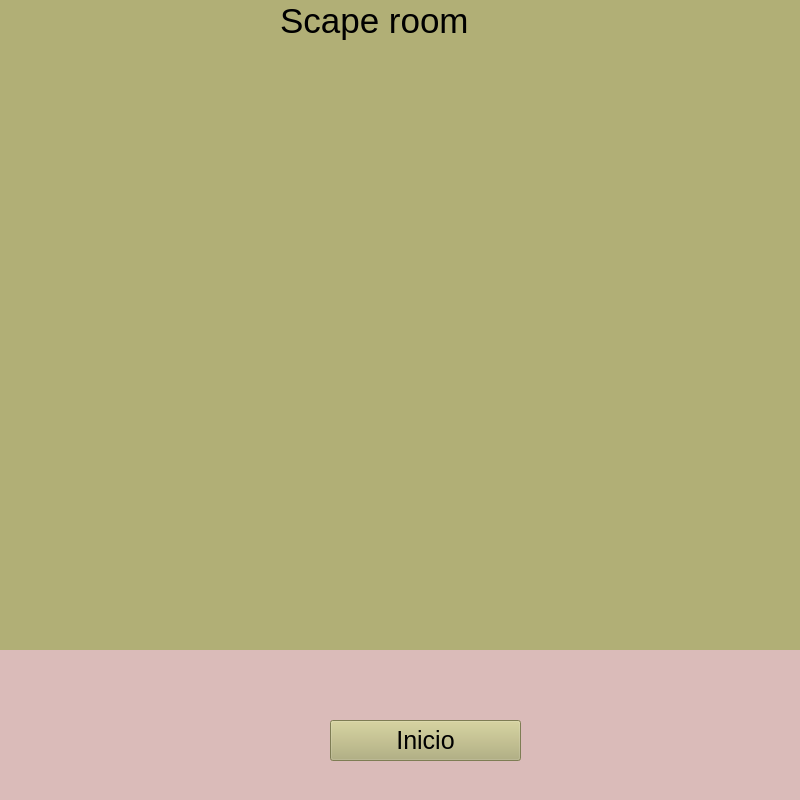
<?xml version="1.0" encoding="UTF-8"?>
<ui version="4.0">
 <class>MainWindow</class>
 <widget class="QMainWindow" name="MainWindow">
  <property name="geometry">
   <rect>
    <x>0</x>
    <y>0</y>
    <width>800</width>
    <height>800</height>
   </rect>
  </property>
  <property name="minimumSize">
   <size>
    <width>800</width>
    <height>800</height>
   </size>
  </property>
  <property name="maximumSize">
   <size>
    <width>800</width>
    <height>800</height>
   </size>
  </property>
  <property name="windowTitle">
   <string>teste</string>
  </property>
  <property name="styleSheet">
   <string notr="true">background-color: #B1AF76;</string>
  </property>
  <widget class="QWidget" name="centralwidget">
   <widget class="QLabel" name="lbprincipal">
    <property name="geometry">
     <rect>
      <x>280</x>
      <y>0</y>
      <width>251</width>
      <height>41</height>
     </rect>
    </property>
    <property name="font">
     <font>
      <pointsize>-1</pointsize>
     </font>
    </property>
    <property name="styleSheet">
     <string notr="true">font-size:35px
;</string>
    </property>
    <property name="text">
     <string>Scape room</string>
    </property>
   </widget>
   <widget class="QPushButton" name="start">
    <property name="geometry">
     <rect>
      <x>330</x>
      <y>720</y>
      <width>191</width>
      <height>41</height>
     </rect>
    </property>
    <property name="cursor">
     <cursorShape>PointingHandCursor</cursorShape>
    </property>
    <property name="styleSheet">
     <string notr="true">font-size:25px;</string>
    </property>
    <property name="text">
     <string>Inicio</string>
    </property>
    <property name="flat">
     <bool>false</bool>
    </property>
   </widget>
   <widget class="QLabel" name="first_dic">
    <property name="geometry">
     <rect>
      <x>0</x>
      <y>650</y>
      <width>811</width>
      <height>61</height>
     </rect>
    </property>
    <property name="styleSheet">
     <string notr="true">background-color: #DABBB9;
font-size: 15px;
text-align: center;</string>
    </property>
    <property name="text">
     <string/>
    </property>
    <property name="wordWrap">
     <bool>true</bool>
    </property>
   </widget>
   <widget class="QPushButton" name="computer">
    <property name="geometry">
     <rect>
      <x>50</x>
      <y>330</y>
      <width>61</width>
      <height>51</height>
     </rect>
    </property>
    <property name="styleSheet">
     <string notr="true">background-color:#313F6E;</string>
    </property>
    <property name="text">
     <string/>
    </property>
    <property name="flat">
     <bool>true</bool>
    </property>
   </widget>
   <widget class="QLabel" name="label_2">
    <property name="geometry">
     <rect>
      <x>0</x>
      <y>0</y>
      <width>800</width>
      <height>700</height>
     </rect>
    </property>
    <property name="sizePolicy">
     <sizepolicy hsizetype="Preferred" vsizetype="Preferred">
      <horstretch>0</horstretch>
      <verstretch>0</verstretch>
     </sizepolicy>
    </property>
    <property name="minimumSize">
     <size>
      <width>800</width>
      <height>700</height>
     </size>
    </property>
    <property name="maximumSize">
     <size>
      <width>800</width>
      <height>700</height>
     </size>
    </property>
    <property name="text">
     <string/>
    </property>
    <property name="pixmap">
     <pixmap>imgs/fundo.png</pixmap>
    </property>
    <property name="scaledContents">
     <bool>true</bool>
    </property>
   </widget>
   <widget class="QPushButton" name="book">
    <property name="geometry">
     <rect>
      <x>0</x>
      <y>396</y>
      <width>31</width>
      <height>51</height>
     </rect>
    </property>
    <property name="styleSheet">
     <string notr="true">background-color:#D4C098;
</string>
    </property>
    <property name="text">
     <string/>
    </property>
    <property name="flat">
     <bool>true</bool>
    </property>
   </widget>
   <widget class="QLabel" name="label">
    <property name="geometry">
     <rect>
      <x>0</x>
      <y>660</y>
      <width>801</width>
      <height>151</height>
     </rect>
    </property>
    <property name="styleSheet">
     <string notr="true">background-color:#DABBB9;</string>
    </property>
    <property name="text">
     <string/>
    </property>
   </widget>
   <widget class="QPushButton" name="mirror_tip">
    <property name="geometry">
     <rect>
      <x>390</x>
      <y>240</y>
      <width>41</width>
      <height>81</height>
     </rect>
    </property>
    <property name="text">
     <string/>
    </property>
    <property name="flat">
     <bool>true</bool>
    </property>
   </widget>
   <widget class="QPushButton" name="keys_win">
    <property name="geometry">
     <rect>
      <x>750</x>
      <y>200</y>
      <width>56</width>
      <height>61</height>
     </rect>
    </property>
    <property name="text">
     <string/>
    </property>
    <property name="flat">
     <bool>true</bool>
    </property>
   </widget>
   <widget class="QPushButton" name="lastpag">
    <property name="geometry">
     <rect>
      <x>680</x>
      <y>220</y>
      <width>31</width>
      <height>41</height>
     </rect>
    </property>
    <property name="text">
     <string/>
    </property>
    <property name="flat">
     <bool>true</bool>
    </property>
   </widget>
   <widget class="QLabel" name="first_dic_2">
    <property name="geometry">
     <rect>
      <x>430</x>
      <y>680</y>
      <width>811</width>
      <height>61</height>
     </rect>
    </property>
    <property name="styleSheet">
     <string notr="true">background-color: #DABBB9;
font-size: 15px;
text-align: center;</string>
    </property>
    <property name="text">
     <string/>
    </property>
    <property name="wordWrap">
     <bool>true</bool>
    </property>
   </widget>
   <widget class="QPushButton" name="out">
    <property name="geometry">
     <rect>
      <x>475</x>
      <y>350</y>
      <width>20</width>
      <height>61</height>
     </rect>
    </property>
    <property name="text">
     <string/>
    </property>
    <property name="flat">
     <bool>true</bool>
    </property>
   </widget>
   <widget class="QPushButton" name="error">
    <property name="geometry">
     <rect>
      <x>280</x>
      <y>226</y>
      <width>31</width>
      <height>31</height>
     </rect>
    </property>
    <property name="text">
     <string/>
    </property>
    <property name="flat">
     <bool>true</bool>
    </property>
   </widget>
   <widget class="QPushButton" name="noright">
    <property name="geometry">
     <rect>
      <x>140</x>
      <y>100</y>
      <width>141</width>
      <height>211</height>
     </rect>
    </property>
    <property name="text">
     <string/>
    </property>
    <property name="flat">
     <bool>true</bool>
    </property>
   </widget>
   <widget class="QPushButton" name="noright_2">
    <property name="geometry">
     <rect>
      <x>580</x>
      <y>210</y>
      <width>91</width>
      <height>181</height>
     </rect>
    </property>
    <property name="text">
     <string/>
    </property>
    <property name="flat">
     <bool>true</bool>
    </property>
   </widget>
   <widget class="QPushButton" name="table">
    <property name="geometry">
     <rect>
      <x>660</x>
      <y>380</y>
      <width>141</width>
      <height>71</height>
     </rect>
    </property>
    <property name="text">
     <string/>
    </property>
    <property name="flat">
     <bool>true</bool>
    </property>
   </widget>
   <zorder>label_2</zorder>
   <zorder>label</zorder>
   <zorder>lbprincipal</zorder>
   <zorder>book</zorder>
   <zorder>computer</zorder>
   <zorder>mirror_tip</zorder>
   <zorder>keys_win</zorder>
   <zorder>lastpag</zorder>
   <zorder>first_dic_2</zorder>
   <zorder>start</zorder>
   <zorder>first_dic</zorder>
   <zorder>out</zorder>
   <zorder>error</zorder>
   <zorder>noright</zorder>
   <zorder>noright_2</zorder>
   <zorder>table</zorder>
  </widget>
 </widget>
 <resources>
  <include location="images.qrc"/>
 </resources>
 <connections/>
</ui>
